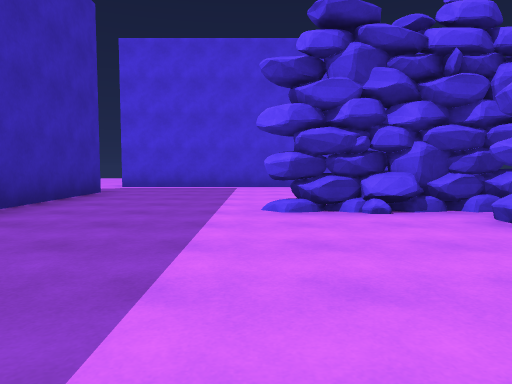
View 1 (above)

12 first-person views from a walk through a scene from a Unity 3-D project. The camera is 1.2 m above the floor, tilts 4° down and sees 70° across. The floor is counted in squares, 2.4 m on a side. Each view is taken from the middle of a square. On the plan, view 1 faces up. The plan holds only what a view shows up to about 9 squares ahead; the rest is blank. The place goes on beyond the plan. The player character is not drawn.

View 2
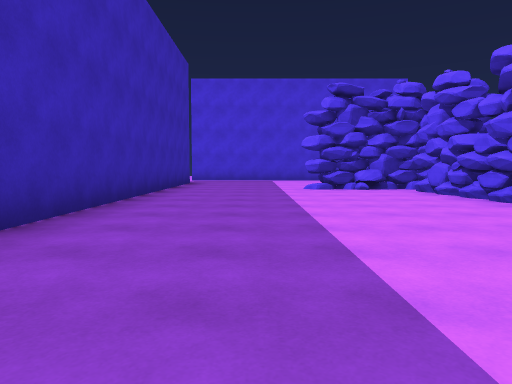

View 3
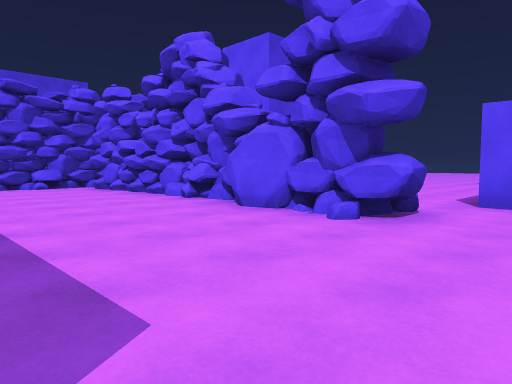

View 4
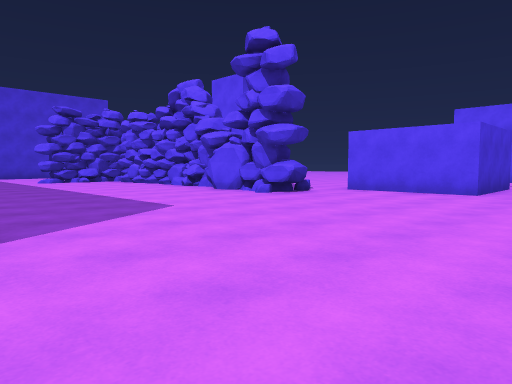

View 5
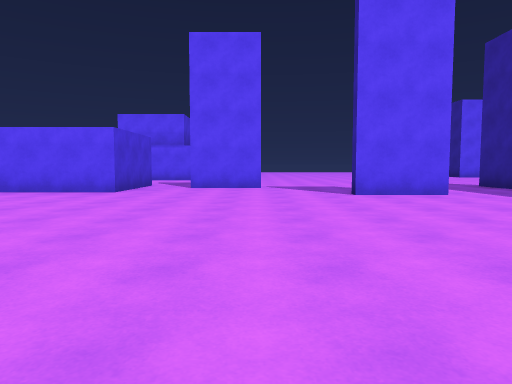

View 6
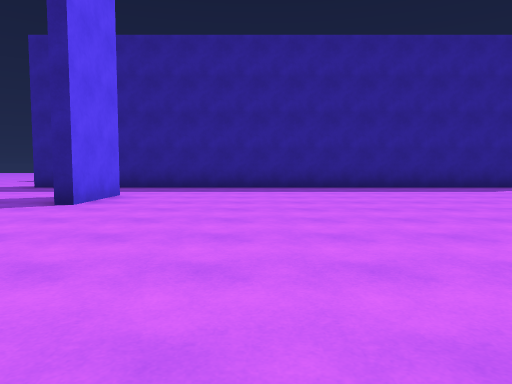

View 7
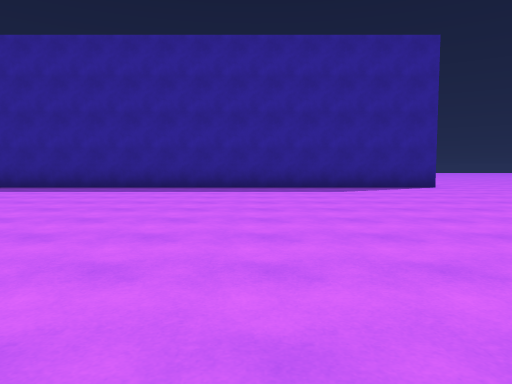

View 8
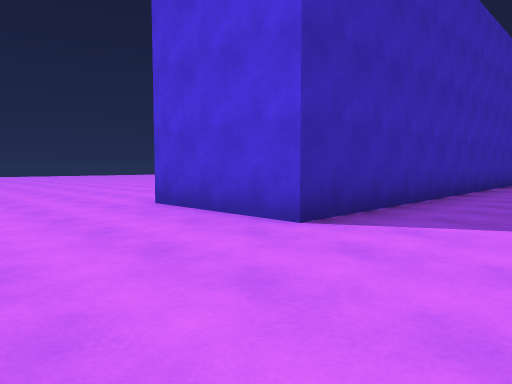

View 9
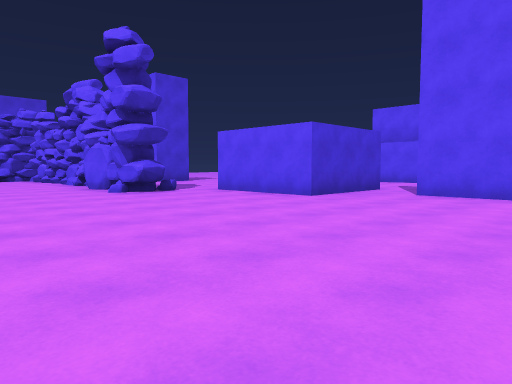

View 10
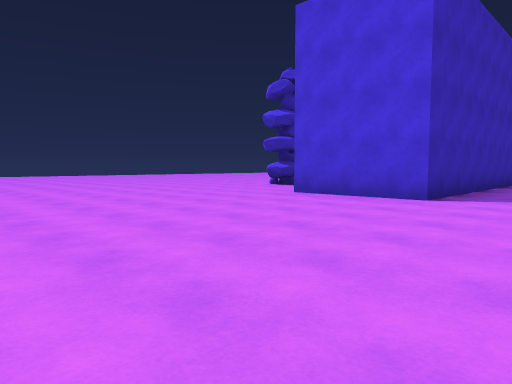

View 11
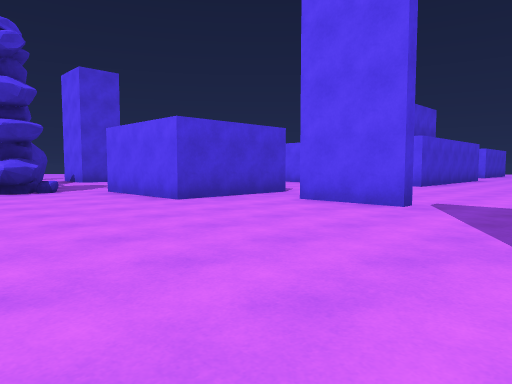

View 12
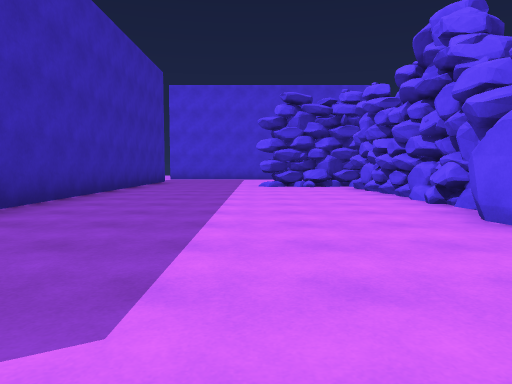

### Floor plan
Points are (right, up) in squares from view 1. A wall is a line through its corners. A room is listed if a view was taken in it or the views show most of it. See-through windows are left out.
Room 1 (views 1, 2, 3, 4, 5, 6, 7, 8, 9, 10, 11, 12)
walls: (2.3, -3.6) (2, -3.1); (2.3, -3.6) (2.1, -2.9); (2.4, -3.6) (2, -3.3); (2.4, -3.3) (2.1, -3); (2.9, -3.6) (2.4, -3.6) (1.9, -3.3) (2.4, -2.3); (2.4, -3.2) (2.2, -2.8) (2.4, -2.5); (2.4, -3.2) (2.2, -2.8); (2.3, -3) (2.2, -2.2); (2.4, -2.9) (2.1, -1.4); (5.6, -6.3) (4.1, -6.3) (4.1, -3.8); (5.5, -9.1) (5.5, -7.4); (3.4, -12.4) (3.4, -10.6); (2.5, -1) (2.3, -0.3); (2.3, -0.9) (2.5, 0.5) (2.3, 0.7) (2.5, 1.9) (2.2, 2.5); (2.4, -0.9) (2.4, -0.3); (2.6, -0.9) (2.3, 0); (2.7, -0.9) (2.5, -0.7) (2.4, 0.1); (2.7, -0.8) (2.1, 3.4); (2.5, -0.6) (2.4, 1.3); (2.5, -0.2) (2.6, 0.4); (2.7, -0.1) (2.1, 1.6); (2.9, 0.7) (2.3, 0.7); (2.6, 1) (2.3, 1.4); (2.6, 1) (2.3, 1.4); (2.5, 1.1) (2.3, 1.8); (-4.5, -14.6) (3.5, -14.6); (2.4, 1.8) (2.3, 2.7) (2.2, 3.1); (2.5, 1.8) (2.1, 3.1); (2.5, 1.9) (2.1, 2.4); (0.9, 3.8) (0.3, 3.8); (1.5, 3.8) (0.7, 4.1); (2, 3.8) (0.2, 4.1); (-3, 3.6) (-3, -5.4) (-4.5, -5.4); (1.2, 4) (0.6, 4); (2.1, 3.9) (1.6, 4.3); (2.1, 3.9) (1.4, 4.2); (2.7, 3.9) (2.1, 4.1); (2.9, 3.9) (0.7, 3.9); (1.5, 4.2) (0.7, 3.9); (2.8, 4) (2, 4.1) (1.2, 3.7) (0.6, 3.5); (1.2, 4.3) (0.4, 3.9); (2.8, 4.1) (0.8, 3.8); (2.8, 4.2) (1.6, 3.8) (0.9, 4); (2.9, 4.2) (2, 3.8) (1.5, 4.2) (0.8, 3.7)
low walls: (2.1, -3.1) (2.2, -2.8)
ways out: opening at (-1, 4); opening at (4, -13.5); opening at (5, -10); opening at (6, -7)

Positions as (right, up) in squares from view 1, and headings:
1: (0, 0), facing up
2: (-1, -4), facing up
3: (-1, -5), facing up-right
4: (-3, -8), facing up-right
5: (-3, -9), facing right
6: (1, -6), facing down
7: (-2, -6), facing down
8: (-1, -8), facing up-left
9: (-1, -10), facing up-right
10: (-1, -11), facing up-left
11: (1, -11), facing up-right
12: (0, -5), facing up
